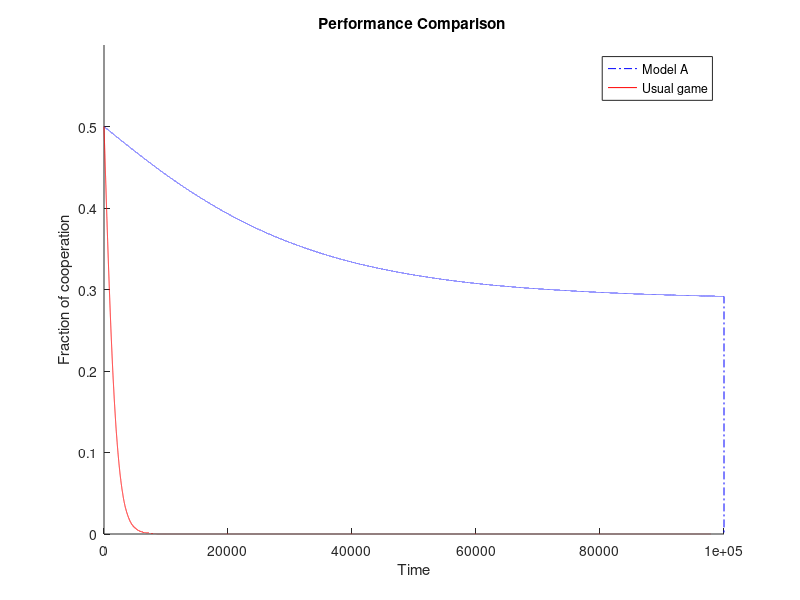

This chart was generated by the following MATLAB code:
clear
close all
clc
hold on

axis([0, 100000, 0 , .6]);
a = csvread('Structured_2D_Multi_PopulationSize_ 100.0.csv');
b = csvread('SingleStrategyWellMixed.csv');
plot(a,'-.b');
plot(b,'-r');

legend('Model A', 'Usual game');
title('Performance Comparison ');
xlabel('Time');
ylabel('Fraction of cooperation');
ax.YMinorGrid = 'on';
